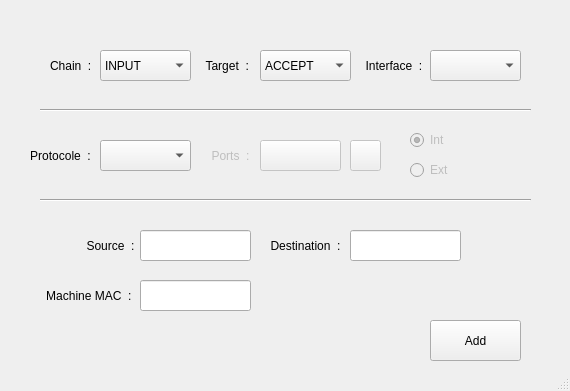
<?xml version="1.0" encoding="UTF-8"?>
<ui version="4.0">
 <class>AddWindow</class>
 <widget class="QMainWindow" name="AddWindow">
  <property name="windowModality">
   <enum>Qt::WindowModal</enum>
  </property>
  <property name="enabled">
   <bool>true</bool>
  </property>
  <property name="geometry">
   <rect>
    <x>0</x>
    <y>0</y>
    <width>570</width>
    <height>391</height>
   </rect>
  </property>
  <property name="minimumSize">
   <size>
    <width>466</width>
    <height>269</height>
   </size>
  </property>
  <property name="maximumSize">
   <size>
    <width>1000</width>
    <height>1000</height>
   </size>
  </property>
  <property name="windowTitle">
   <string>Add Window</string>
  </property>
  <widget class="QWidget" name="centralwidget">
   <widget class="QLabel" name="label">
    <property name="geometry">
     <rect>
      <x>50</x>
      <y>50</y>
      <width>51</width>
      <height>31</height>
     </rect>
    </property>
    <property name="text">
     <string>Chain  :</string>
    </property>
   </widget>
   <widget class="QLabel" name="label_2">
    <property name="geometry">
     <rect>
      <x>200</x>
      <y>50</y>
      <width>61</width>
      <height>31</height>
     </rect>
    </property>
    <property name="text">
     <string>Target  :  </string>
    </property>
    <property name="alignment">
     <set>Qt::AlignCenter</set>
    </property>
   </widget>
   <widget class="QLabel" name="label_3">
    <property name="geometry">
     <rect>
      <x>20</x>
      <y>140</y>
      <width>81</width>
      <height>31</height>
     </rect>
    </property>
    <property name="text">
     <string>Protocole  :</string>
    </property>
    <property name="alignment">
     <set>Qt::AlignCenter</set>
    </property>
   </widget>
   <widget class="QLabel" name="label_4">
    <property name="geometry">
     <rect>
      <x>360</x>
      <y>50</y>
      <width>71</width>
      <height>31</height>
     </rect>
    </property>
    <property name="text">
     <string>Interface  : </string>
    </property>
    <property name="alignment">
     <set>Qt::AlignCenter</set>
    </property>
   </widget>
   <widget class="QLabel" name="sourceLabel">
    <property name="geometry">
     <rect>
      <x>80</x>
      <y>230</y>
      <width>61</width>
      <height>31</height>
     </rect>
    </property>
    <property name="text">
     <string>Source  :</string>
    </property>
    <property name="alignment">
     <set>Qt::AlignCenter</set>
    </property>
   </widget>
   <widget class="QLabel" name="portLabel">
    <property name="enabled">
     <bool>false</bool>
    </property>
    <property name="geometry">
     <rect>
      <x>200</x>
      <y>140</y>
      <width>61</width>
      <height>31</height>
     </rect>
    </property>
    <property name="text">
     <string>Ports  :</string>
    </property>
    <property name="alignment">
     <set>Qt::AlignCenter</set>
    </property>
   </widget>
   <widget class="QPushButton" name="addButton">
    <property name="geometry">
     <rect>
      <x>430</x>
      <y>320</y>
      <width>91</width>
      <height>41</height>
     </rect>
    </property>
    <property name="text">
     <string>Add</string>
    </property>
   </widget>
   <widget class="QComboBox" name="chain">
    <property name="geometry">
     <rect>
      <x>100</x>
      <y>50</y>
      <width>91</width>
      <height>31</height>
     </rect>
    </property>
    <item>
     <property name="text">
      <string>INPUT</string>
     </property>
    </item>
    <item>
     <property name="text">
      <string>FORWARD</string>
     </property>
    </item>
    <item>
     <property name="text">
      <string>OUTPUT</string>
     </property>
    </item>
   </widget>
   <widget class="QComboBox" name="target">
    <property name="geometry">
     <rect>
      <x>260</x>
      <y>50</y>
      <width>91</width>
      <height>31</height>
     </rect>
    </property>
    <item>
     <property name="text">
      <string>ACCEPT</string>
     </property>
    </item>
    <item>
     <property name="text">
      <string>DROP</string>
     </property>
    </item>
   </widget>
   <widget class="QComboBox" name="interface_2">
    <property name="geometry">
     <rect>
      <x>430</x>
      <y>50</y>
      <width>91</width>
      <height>31</height>
     </rect>
    </property>
    <property name="toolTip">
     <string>&lt;html&gt;&lt;head/&gt;&lt;body&gt;&lt;p align=&quot;center&quot;&gt;&lt;br/&gt;&lt;/p&gt;&lt;/body&gt;&lt;/html&gt;</string>
    </property>
   </widget>
   <widget class="QComboBox" name="protocole">
    <property name="geometry">
     <rect>
      <x>100</x>
      <y>140</y>
      <width>91</width>
      <height>31</height>
     </rect>
    </property>
    <item>
     <property name="text">
      <string/>
     </property>
    </item>
    <item>
     <property name="text">
      <string>UDP</string>
     </property>
    </item>
    <item>
     <property name="text">
      <string>TCP</string>
     </property>
    </item>
    <item>
     <property name="text">
      <string>DDP</string>
     </property>
    </item>
    <item>
     <property name="text">
      <string>ICMP</string>
     </property>
    </item>
    <item>
     <property name="text">
      <string>SCTP</string>
     </property>
    </item>
   </widget>
   <widget class="QLineEdit" name="source">
    <property name="geometry">
     <rect>
      <x>140</x>
      <y>230</y>
      <width>111</width>
      <height>31</height>
     </rect>
    </property>
    <property name="clearButtonEnabled">
     <bool>true</bool>
    </property>
   </widget>
   <widget class="QLineEdit" name="destination">
    <property name="geometry">
     <rect>
      <x>350</x>
      <y>230</y>
      <width>111</width>
      <height>31</height>
     </rect>
    </property>
    <property name="text">
     <string/>
    </property>
    <property name="clearButtonEnabled">
     <bool>true</bool>
    </property>
   </widget>
   <widget class="QLabel" name="sourceLabel_2">
    <property name="geometry">
     <rect>
      <x>260</x>
      <y>230</y>
      <width>91</width>
      <height>31</height>
     </rect>
    </property>
    <property name="text">
     <string>Destination  :</string>
    </property>
    <property name="alignment">
     <set>Qt::AlignCenter</set>
    </property>
   </widget>
   <widget class="QPushButton" name="port">
    <property name="enabled">
     <bool>false</bool>
    </property>
    <property name="geometry">
     <rect>
      <x>260</x>
      <y>140</y>
      <width>81</width>
      <height>31</height>
     </rect>
    </property>
    <property name="text">
     <string/>
    </property>
   </widget>
   <widget class="QLineEdit" name="machine_mac">
    <property name="geometry">
     <rect>
      <x>140</x>
      <y>280</y>
      <width>111</width>
      <height>31</height>
     </rect>
    </property>
    <property name="clearButtonEnabled">
     <bool>true</bool>
    </property>
   </widget>
   <widget class="QLabel" name="machineLabel">
    <property name="geometry">
     <rect>
      <x>40</x>
      <y>280</y>
      <width>101</width>
      <height>31</height>
     </rect>
    </property>
    <property name="text">
     <string>Machine MAC  : </string>
    </property>
    <property name="alignment">
     <set>Qt::AlignCenter</set>
    </property>
   </widget>
   <widget class="Line" name="line">
    <property name="geometry">
     <rect>
      <x>40</x>
      <y>100</y>
      <width>491</width>
      <height>20</height>
     </rect>
    </property>
    <property name="orientation">
     <enum>Qt::Horizontal</enum>
    </property>
   </widget>
   <widget class="Line" name="line_2">
    <property name="geometry">
     <rect>
      <x>40</x>
      <y>190</y>
      <width>491</width>
      <height>20</height>
     </rect>
    </property>
    <property name="orientation">
     <enum>Qt::Horizontal</enum>
    </property>
   </widget>
   <widget class="QPushButton" name="clear">
    <property name="enabled">
     <bool>false</bool>
    </property>
    <property name="geometry">
     <rect>
      <x>350</x>
      <y>140</y>
      <width>31</width>
      <height>31</height>
     </rect>
    </property>
    <property name="text">
     <string/>
    </property>
    <property name="icon">
     <iconset theme="edit-delete">
      <normaloff>.</normaloff>.</iconset>
    </property>
   </widget>
   <widget class="QRadioButton" name="intern">
    <property name="enabled">
     <bool>false</bool>
    </property>
    <property name="geometry">
     <rect>
      <x>410</x>
      <y>132</y>
      <width>51</width>
      <height>16</height>
     </rect>
    </property>
    <property name="text">
     <string>Int</string>
    </property>
    <property name="checked">
     <bool>true</bool>
    </property>
   </widget>
   <widget class="QRadioButton" name="extern_2">
    <property name="enabled">
     <bool>false</bool>
    </property>
    <property name="geometry">
     <rect>
      <x>410</x>
      <y>162</y>
      <width>51</width>
      <height>16</height>
     </rect>
    </property>
    <property name="text">
     <string>Ext</string>
    </property>
   </widget>
  </widget>
  <widget class="QMenuBar" name="menubar">
   <property name="geometry">
    <rect>
     <x>0</x>
     <y>0</y>
     <width>570</width>
     <height>22</height>
    </rect>
   </property>
  </widget>
  <widget class="QStatusBar" name="statusbar"/>
 </widget>
 <resources/>
 <connections/>
</ui>
